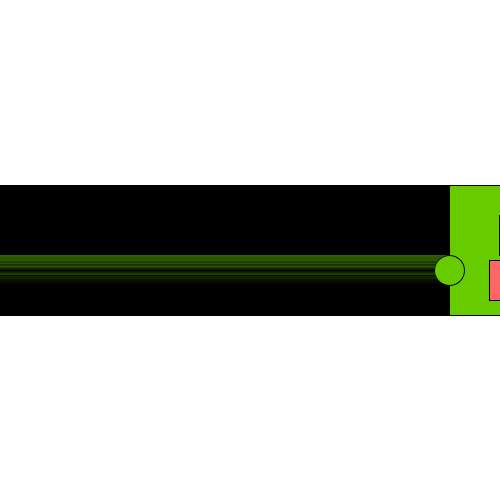
Frame 1 (no input)
Frame 60 (the mouse pressed at the canvas centre just before this capture): identical to frame 1, image omitted
Frame 120 (the mouse held since frame 60 and released just before this capture): identical to frame 1, image omitted

The Processing sketch that drew this single still picture (run headless with seeded random() and noise(); from frame 60 on, the mouse is pressed at the canvas centre):

// Processing sketch: processing_132019
// ── processing_132019.pde

/* OpenProcessing Tweak of *@*http://www.openprocessing.org/sketch/124919*@* */
/* !do not delete the line above, required for linking your tweak if you upload again */
int second = 0;
boolean cols = false;
int count = 0;
boolean dir = false;
int speed = 3;
int x;
int c1 = color(102, 204, 0);
int snelheid = 1;


void setup()
{
  size(500, 500);
  background(255);
}

void draw()
{
    background(255);
    for ( int x = 0; x < width; x++ ){
      monster( x, color(102, 204, 0) );
    }
    


}

void monster(int i, color c1){
    stroke(0);
      fill(c1);
      rect( i-50, 250-65, 100, 130 );
      fill(255, 102, 102);
      rect( i-10, 250+10, 60, 40);
      fill(255, 51, 51);
      rect( i+5, 250+40, 20, 10);
      fill(255);
      rect( i, 250-35, 25, 40);
      fill(c1);
      ellipse( i-50, 250+20, 30, 30);
}

//void updateX(){
  //  x = x + snelheid;
 //   c1 = color(102, 204, 0);
//}

//void testRand(){
  //if ( x > width || x < 0 ){
    //snelheid = -snelheid;
  //}
  //}
